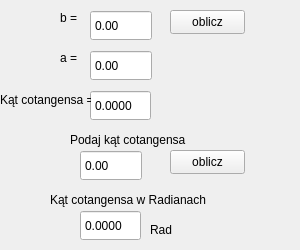
    <widget class="QWidget" name="tab_4">
     <attribute name="title">
      <string>ctg</string>
     </attribute>
     <widget class="QDoubleSpinBox" name="cotg">
      <property name="geometry">
       <rect>
        <x>80</x>
        <y>150</y>
        <width>62</width>
        <height>31</height>
       </rect>
      </property>
      <property name="buttonSymbols">
       <enum>QAbstractSpinBox::NoButtons</enum>
      </property>
      <property name="minimum">
       <double>-10000.000000000000000</double>
      </property>
      <property name="maximum">
       <double>9900.989999999999782</double>
      </property>
     </widget>
     <widget class="QDoubleSpinBox" name="cotgWynik">
      <property name="geometry">
       <rect>
        <x>80</x>
        <y>210</y>
        <width>61</width>
        <height>31</height>
       </rect>
      </property>
      <property name="readOnly">
       <bool>true</bool>
      </property>
      <property name="buttonSymbols">
       <enum>QAbstractSpinBox::NoButtons</enum>
      </property>
      <property name="decimals">
       <number>4</number>
      </property>
      <property name="minimum">
       <double>-10000.000000000000000</double>
      </property>
      <property name="maximum">
       <double>10000.000000000000000</double>
      </property>
     </widget>
     <widget class="QLabel" name="label_27">
      <property name="geometry">
       <rect>
        <x>150</x>
        <y>220</y>
        <width>141</width>
        <height>20</height>
       </rect>
      </property>
      <property name="text">
       <string>Rad</string>
      </property>
     </widget>
     <widget class="QDoubleSpinBox" name="cotgb">
      <property name="geometry">
       <rect>
        <x>90</x>
        <y>10</y>
        <width>62</width>
        <height>31</height>
       </rect>
      </property>
      <property name="buttonSymbols">
       <enum>QAbstractSpinBox::NoButtons</enum>
      </property>
      <property name="minimum">
       <double>-1000000.000000000000000</double>
      </property>
      <property name="maximum">
       <double>10000000.000000000000000</double>
      </property>
     </widget>
     <widget class="QDoubleSpinBox" name="cotga">
      <property name="geometry">
       <rect>
        <x>90</x>
        <y>50</y>
        <width>62</width>
        <height>31</height>
       </rect>
      </property>
      <property name="buttonSymbols">
       <enum>QAbstractSpinBox::NoButtons</enum>
      </property>
      <property name="minimum">
       <double>-100000.000000000000000</double>
      </property>
      <property name="maximum">
       <double>1000000.989999999990687</double>
      </property>
     </widget>
     <widget class="QPushButton" name="cotgbaBtn">
      <property name="geometry">
       <rect>
        <x>170</x>
        <y>10</y>
        <width>75</width>
        <height>24</height>
       </rect>
      </property>
      <property name="text">
       <string>oblicz</string>
      </property>
     </widget>
     <widget class="QDoubleSpinBox" name="cotgalfa">
      <property name="enabled">
       <bool>true</bool>
      </property>
      <property name="geometry">
       <rect>
        <x>90</x>
        <y>90</y>
        <width>61</width>
        <height>31</height>
       </rect>
      </property>
      <property name="readOnly">
       <bool>true</bool>
      </property>
      <property name="buttonSymbols">
       <enum>QAbstractSpinBox::NoButtons</enum>
      </property>
      <property name="decimals">
       <number>4</number>
      </property>
      <property name="minimum">
       <double>-10000.000000000000000</double>
      </property>
      <property name="maximum">
       <double>10000.000000000000000</double>
      </property>
     </widget>
     <widget class="QLabel" name="label_28">
      <property name="geometry">
       <rect>
        <x>0</x>
        <y>90</y>
        <width>91</width>
        <height>20</height>
       </rect>
      </property>
      <property name="text">
       <string>Kąt cotangensa = </string>
      </property>
     </widget>
     <widget class="QLabel" name="label_29">
      <property name="geometry">
       <rect>
        <x>60</x>
        <y>50</y>
        <width>31</width>
        <height>16</height>
       </rect>
      </property>
      <property name="text">
       <string>a = </string>
      </property>
     </widget>
     <widget class="QLabel" name="label_30">
      <property name="geometry">
       <rect>
        <x>70</x>
        <y>130</y>
        <width>121</width>
        <height>20</height>
       </rect>
      </property>
      <property name="text">
       <string>Podaj kąt cotangensa </string>
      </property>
     </widget>
     <widget class="QLabel" name="label_31">
      <property name="geometry">
       <rect>
        <x>60</x>
        <y>10</y>
        <width>21</width>
        <height>16</height>
       </rect>
      </property>
      <property name="text">
       <string>b = </string>
      </property>
     </widget>
     <widget class="QPushButton" name="cotgBtn">
      <property name="geometry">
       <rect>
        <x>170</x>
        <y>150</y>
        <width>75</width>
        <height>24</height>
       </rect>
      </property>
      <property name="text">
       <string>oblicz</string>
      </property>
     </widget>
     <widget class="QLabel" name="label_32">
      <property name="geometry">
       <rect>
        <x>50</x>
        <y>190</y>
        <width>161</width>
        <height>20</height>
       </rect>
      </property>
      <property name="text">
       <string>Kąt cotangensa w Radianach  </string>
      </property>
     </widget>
    </widget>
